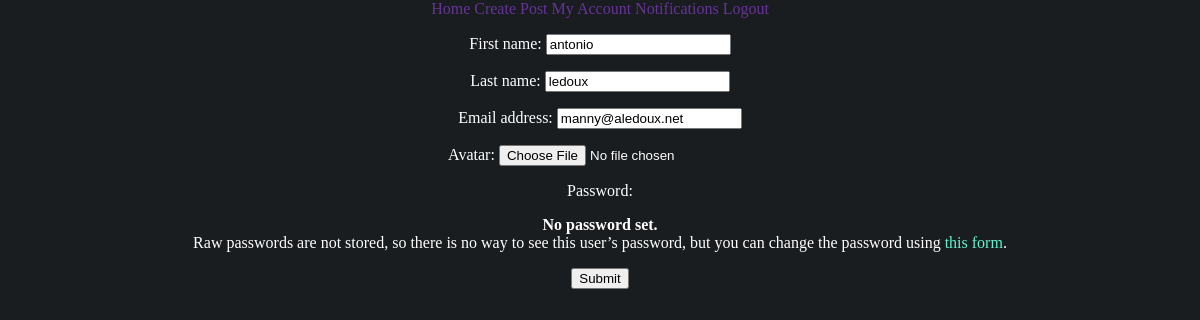
Page /myaccount/ (signed in) on the committed database.
### customuser/models.py (models this page shows, shortened)
class CustomUser(AbstractUser):
  avatar = models.ImageField(upload_to="avatars/", max_length=100, blank=True, null=True)

### customuser/views.py (the view, shortened to what this page needs)
# urls.py: path('myaccount/', CustomUserChangeView.as_view()),
class CustomUserChangeView(LoginRequiredMixin, View):
    def get(self, request):
        item = request.user
        form = CustomUserChangeForm(initial={
            'email' : item.email,
            'first_name' : item.first_name,
            'last_name' : item.last_name,
        })
        return render(request, "form.html", {"form": form})

### customuser/forms.py
class CustomUserChangeForm(UserChangeForm):
  class Meta:
    model = CustomUser
    fields = ('first_name', 'last_name', 'email', 'avatar')

### templates/form.html (shortened to what this page needs)
{% extends '_base.html' %}
{% block content %}
<form method="POST" enctype="multipart/form-data">
  {{ form.as_p }}
  <input type='submit' />
</form>
{% endblock %}

### templates/_base.html (style rules this page uses)
a { color: rgb(99, 243, 207); text-decoration: none; }
span { color: white; }
form { color: white; }
* { -webkit-box-sizing: border-box; box-sizing: border-box; }
body { padding: 0; margin: 0; background-color: rgb(25, 29, 32); }

### rows in the picture
CustomUser: first_name "antonio", last_name "ledoux", email "manny@aledoux.net"
